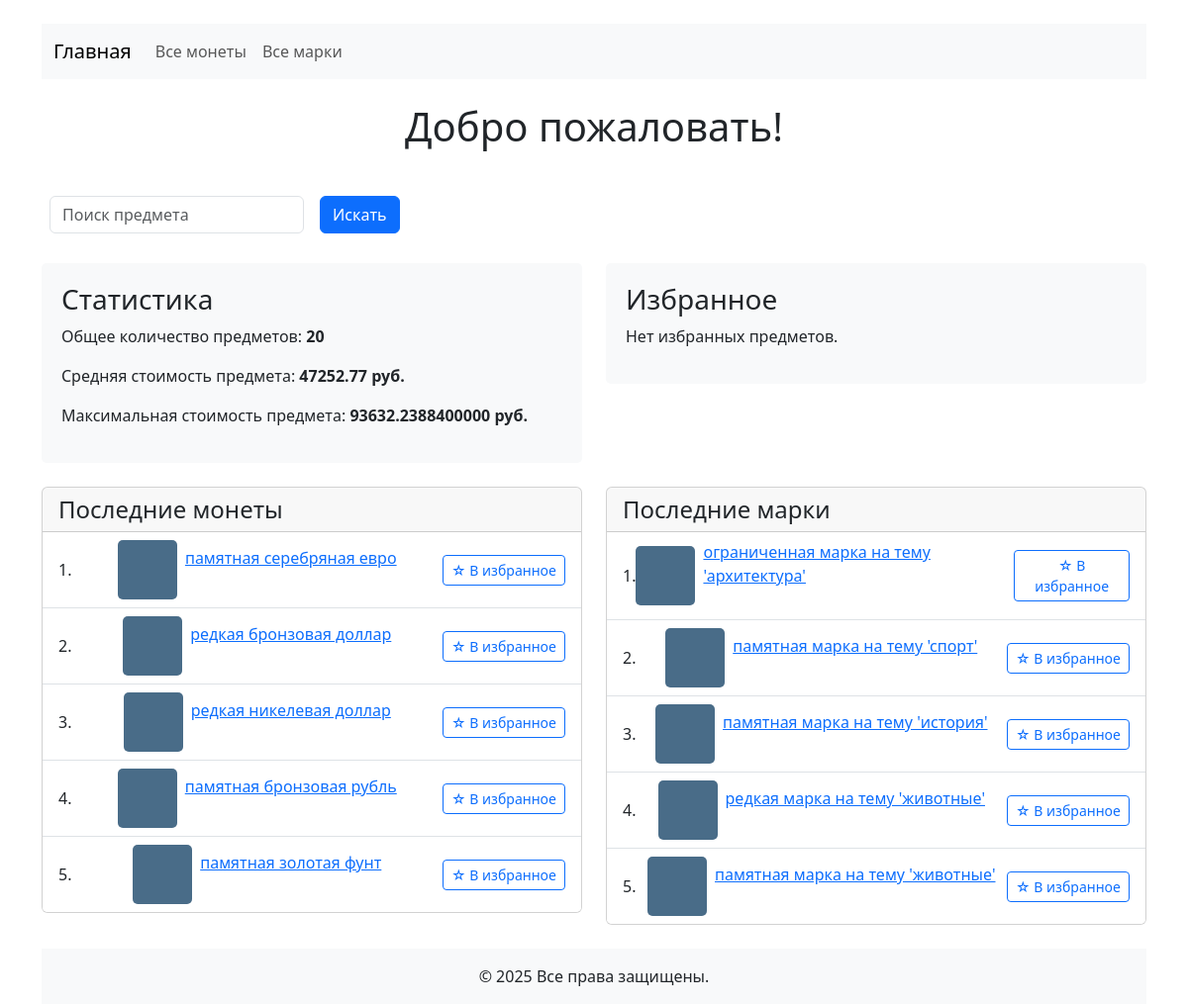
The app's page /, older data.
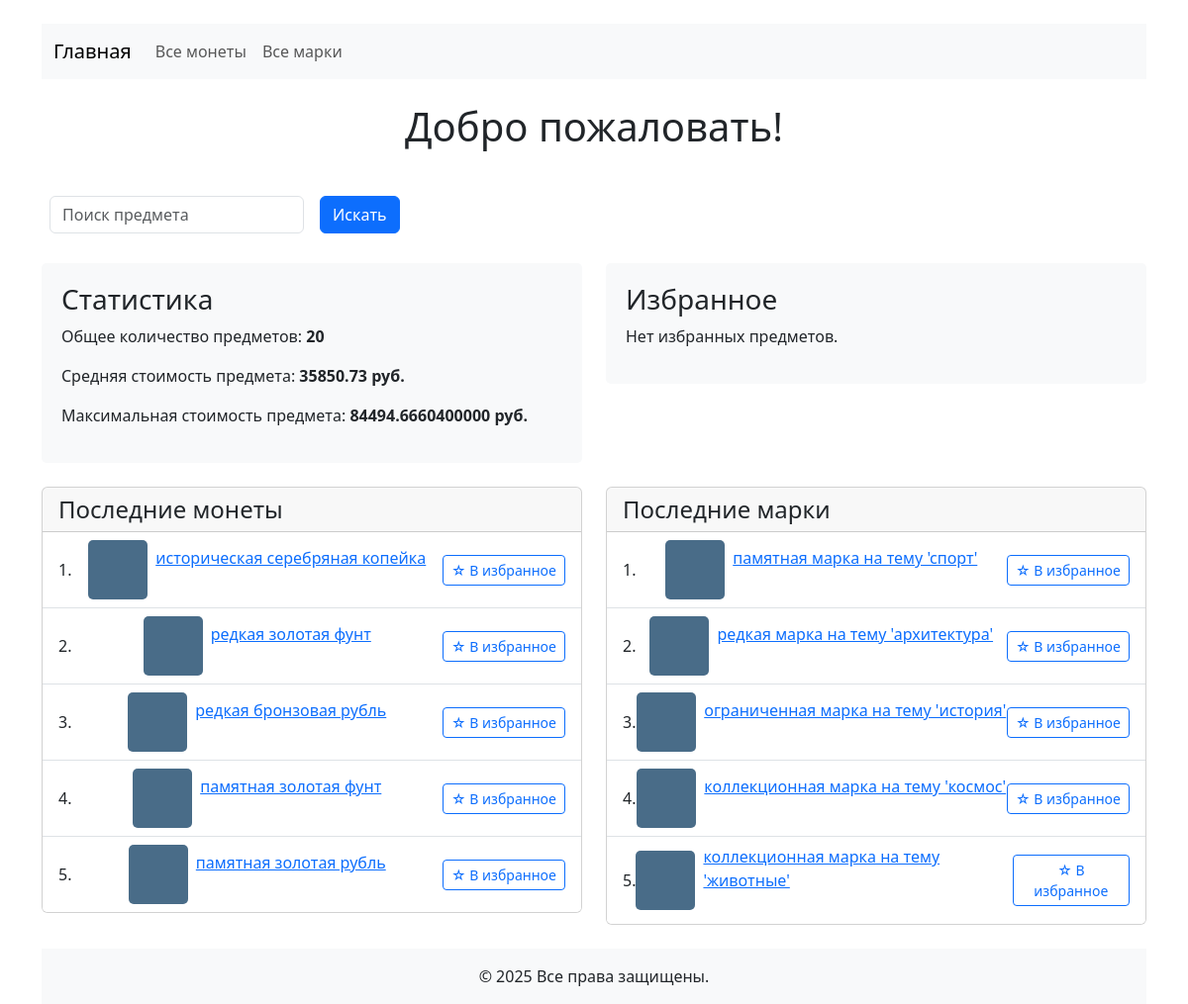
The same page, newer data.
### collection/models.py (models this page shows, shortened)
class Item(models.Model):
    CONDITION_CHOICES = [
        ('M', _('Идеальное')),
        ('NM', _('Почти идеальное')),
        ('VG', _('Очень хорошее')),
        ('G', _('Хорошее')),
        ('F', _('Удовлетворительное')),
        ('P', _('Плохое')),
    ]
    user = models.ForeignKey(User, null=True, blank=True, on_delete=models.CASCADE, verbose_name=_("Владелец"))
    category = models.ForeignKey(Category, on_delete=models.PROTECT, verbose_name=_("Категория"))
    themes = models.ManyToManyField(Theme, verbose_name=_("Тематики"))
    title = models.CharField(max_length=255, verbose_name=_("Название"))
    description = models.TextField(verbose_name=_("Описание"))
    country = models.CharField(max_length=100, verbose_name=_("Страна происхождения"))
    year = models.IntegerField(verbose_name=_("Год создания"))
    condition = models.CharField(max_length=2, choices=CONDITION_CHOICES, verbose_name=_("Состояние"))
    estimated_value = models.DecimalField(max_digits=10, decimal_places=2, verbose_name=_("Оценочная стоимость"))
    photo = models.ImageField(upload_to='items/', verbose_name=_("Фотография"))
    created_at = models.DateTimeField(auto_now_add=True, verbose_name=_("Дата добавления"))
    class Meta:
        verbose_name = _("Предмет коллекции")
        verbose_name_plural = _("Предметы коллекции")
        ordering = ['-created_at']

### collection/views.py (the view)
# urls.py: path('', views.index, name='index'),
def index(request):
    try:
        coins_category = Category.objects.get(name="Монеты")
        stamps_category = Category.objects.get(name="Марки")
        latest_coins = Item.objects.filter(category=coins_category).order_by('-id')[:5]
        latest_stamps = Item.objects.filter(category=stamps_category).order_by('-id')[:5]
        total_items = Item.objects.count()
        average_value = Item.objects.aggregate(Avg('estimated_value'))['estimated_value__avg'] or 0
        max_value = Item.objects.aggregate(Max('estimated_value'))['estimated_value__max'] or 0
        favorite_ids = request.session.get('favorites', [])
        favorite_items = Item.objects.filter(id__in=favorite_ids)
        query = request.GET.get('q', '')
        items = Item.objects.filter(title__icontains=query) if query else Item.objects.all()
        return render(request, 'main/index.html', {
            'latest_coins': latest_coins,
            'latest_stamps': latest_stamps,
            'total_items': total_items,
            'average_value': average_value,
            'max_value': max_value,
            'query': query,
            'items': items,
            'coins_category_id': coins_category.id,
            'stamps_category_id': stamps_category.id,
            'favorite_ids': favorite_ids,
            'favorite_items': favorite_items,
        })
    except Category.DoesNotExist:
        return render(request, 'main/index.html', {
            'error': 'Категории не найдены',
            'latest_coins': [],
            'latest_stamps': [],
            'total_items': 0,
            'average_value': 0,
            'max_value': 0
        })

### collection/templates/main/index.html (shortened to what the changed rows need)
<!DOCTYPE html>
<html lang="ru">
<head>
    <link href="https://cdn.jsdelivr.net/npm/bootstrap@5.3.0/dist/css/bootstrap.min.css" rel="stylesheet" />
</head>
<body class="container mt-4">
    <h1 class="text-center mb-4">Добро пожаловать!</h1>
    <div class="row mt-4">
        <div class="col-md-6">
            <div class="stats-card">
                <p>Средняя стоимость предмета: <strong>{{ average_value|floatformat:2 }} руб.</strong></p>
                <p>Максимальная стоимость предмета: <strong>{{ max_value }} руб.</strong></p>
            </div>
        </div>
    </div>
    <div class="row mt-4">
        <div class="col-md-6">
            <div class="card">
                <ol class="list-group list-group-numbered list-group-flush">
                    {% for item in latest_coins %}
                        <li class="list-group-item d-flex align-items-center justify-content-between">
                            <div class="d-flex align-items-center">
                                <img src="{{ item.photo.url }}" alt="img" class="item-img me-2" />
                                <div>
                                    <div><a href="{% url 'item_detail' item.id %}">{{ item.title }}</a></div>
                                    <small>{{ item.title_en }}</small><br />
                                </div>
                            </div>
                            <form method="post" action="{% url 'toggle_favorite' item.id %}">
                                <button type="submit" class="btn btn-sm {% if item.id in favorite_ids %}btn-primary{% else %}btn-outline-primary{% endif %}">
                                    {% if item.id in favorite_ids %}★ В избранном{% else %}☆ В избранное{% endif %}
                                </button>
                            </form>
                        </li>
                    {% empty %}
                        <li class="list-group-item">Нет монет</li>
                    {% endfor %}
                </ol>
            </div>
        </div>
        <div class="col-md-6">
            <div class="card">
                <ol class="list-group list-group-numbered list-group-flush">
                    {% for item in latest_stamps %}
                        <li class="list-group-item d-flex align-items-center justify-content-between">
                            <div class="d-flex align-items-center">
                                <img src="{{ item.photo.url }}" alt="img" class="item-img me-2" />
                                <div>
                                    <div><a href="{% url 'item_detail' item.id %}">{{ item.title }}</a></div>
                                    <small>{{ item.title_en }}</small><br />
                                </div>
                            </div>
                            <form method="post" action="{% url 'toggle_favorite' item.id %}">
                                <button type="submit" class="btn btn-sm {% if item.id in favorite_ids %}btn-primary{% else %}btn-outline-primary{% endif %}">
                                    {% if item.id in favorite_ids %}★ В избранном{% else %}☆ В избранное{% endif %}
                                </button>
                            </form>
                        </li>
                    {% empty %}
                        <li class="list-group-item">Нет марок</li>
                    {% endfor %}
                </ol>
            </div>
        </div>
    </div>
</body>
</html>

Row changes from the older to the newer data that the page shows:
removed Item: photo (picture), title "памятная серебряная евро", shows "☆ В избранное", shown under "Последние монеты"
removed Item: photo (picture), title "редкая бронзовая доллар", shows "☆ В избранное", shown under "Последние монеты"
removed Item: photo (picture), title "редкая никелевая доллар", shows "☆ В избранное", shown under "Последние монеты"
removed Item: photo (picture), title "памятная бронзовая рубль", shows "☆ В избранное", shown under "Последние монеты"
removed Item: photo (picture), title "ограниченная марка на тему 'архитектура'", shows "☆ В избранное", shown under "Последние марки"
removed Item: photo (picture), title "памятная марка на тему 'история'", shows "☆ В избранное", shown under "Последние марки"
removed Item: photo (picture), title "редкая марка на тему 'животные'", shows "☆ В избранное", shown under "Последние марки"
removed Item: photo (picture), title "памятная марка на тему 'животные'", shows "☆ В избранное", shown under "Последние марки"
added Item: photo (picture), title "историческая серебряная копейка", shows "☆ В избранное", shown under "Последние монеты"
added Item: photo (picture), title "редкая золотая фунт", shows "☆ В избранное", shown under "Последние монеты"
added Item: photo (picture), title "редкая бронзовая рубль", shows "☆ В избранное", shown under "Последние монеты"
added Item: photo (picture), title "памятная золотая рубль", shows "☆ В избранное", shown under "Последние монеты"
added Item: photo (picture), title "редкая марка на тему 'архитектура'", shows "☆ В избранное", shown under "Последние марки"
added Item: photo (picture), title "ограниченная марка на тему 'история'", shows "☆ В избранное", shown under "Последние марки"
added Item: photo (picture), title "коллекционная марка на тему 'космос'", shows "☆ В избранное", shown under "Последние марки"
added Item: photo (picture), title "коллекционная марка на тему 'животные'", shows "☆ В избранное", shown under "Последние марки"
Text that changed along with them:
{{ average_value|floatformat:2 }}: "47252.77" → "35850.73"
{{ max_value }}: "93632.2388400000" → "84494.6660400000"
